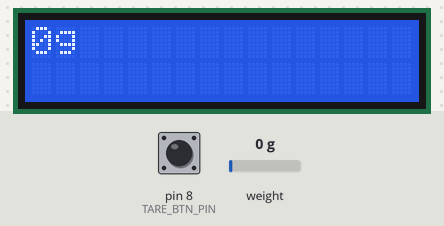
A sketch run on a simulated Arduino Uno, built with avr-gcc and run on an emulated ATmega328P. Shown: 16×2 character LCD. Inputs (shaded band) come from the test bench; at power-on: weight on the scale 0 g, pin 8 (TARE_BTN_PIN) HIGH. What the sketch prints to the serial monitor is not drawn.

Above: at 7.4 s.
7.5 s: weight on the scale set to 100 g
At 8.5 s:
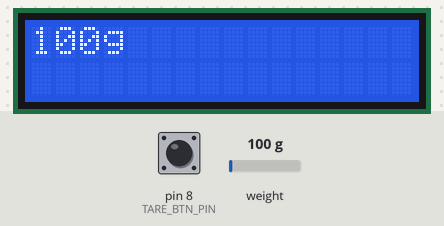
9.7 s: weight on the scale set to 1250 g
At 10.9 s:
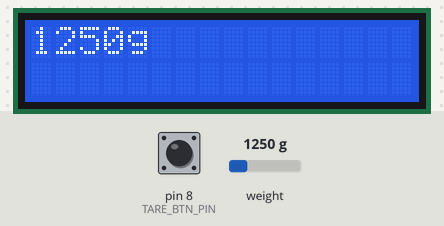
11.3 s: pin 8 (TARE_BTN_PIN) pulled LOW for 1.4 s
At 13.4 s:
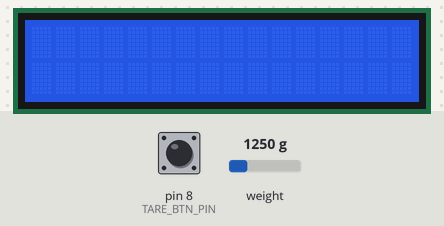
14.2 s: weight on the scale set to 3750 g
At 16.4 s:
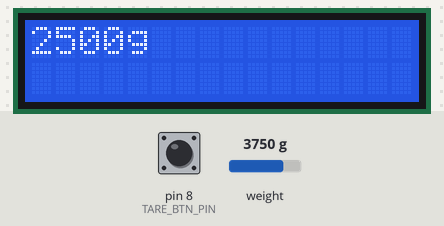
17.3 s: weight on the scale set to 1250 g
At 17.7 s:
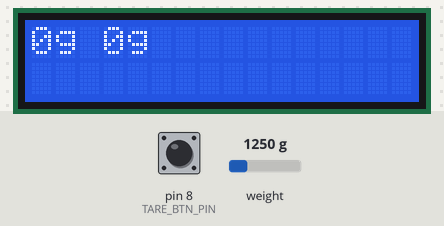
18.9 s: weight on the scale set to 2500 g
At 21.5 s:
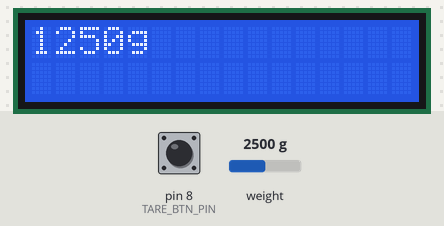
Timing chart, 0 to 22.8 s (numbered marks = the images above; inputs shaded):
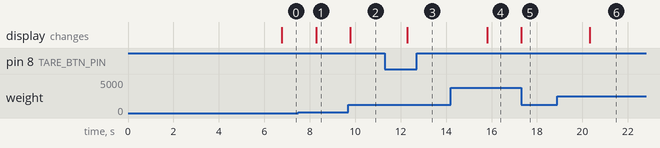

Measured:
- after the input at 7.5 s, the display: changes after 0.78 s (image 1)
- after the input at 9.7 s, the display: changes after 0.09 s (image 2)
- after the input at 11.3 s, the display: changes after 1.0 s (image 3)
- after the input at 14.2 s, the display: changes after 1.6 s (image 4)
- after the input at 17.3 s, the display: changes at once (image 5)
- after the input at 18.9 s, the display: changes after 1.4 s (image 6)

The sketch:

scale.ino
```cpp
#include <LiquidCrystal.h>

/*
* 엘레파츠 전자저울 예제 프로그램 - loadcell + HX711
* 사용 라이브러리 : https://github.com/bogde/HX711
*
* 아두이노 GPIO 연결
* loadcell / HX711 board
* Dout PIN : D2
* SCK PIN  : D3
*/

#include "HX711.h"
#include <LiquidCrystal_I2C.h>
#include <Wire.h> //LCD 관련 해더


// HX711 circuit wiring
#define LOADCELL_DOUT_PIN         2
#define LOADCELL_SCK_PIN          3

#define TARE_BTN_PIN 8

// scale - 10Kg loadcell : 226 / 5kg loadcell : 372
// ADC 모듈에서 측정된 결과값을 (loadcellValue)값 당 1g으로 변환해 줌
float loadcellValue = 678; // 로드셀 캘리브레이션을 위한

// LCD주소 0x3f 지정 경우에 따라 0x27 또는 0x20 으로 지정되는 경우도 있음 16글자 2
LiquidCrystal_I2C lcd(0x3f, 16, 2);

HX711 scale;
//0점버튼
int tare_btn = HIGH;

void setup() {
  // put your setup code here, to run once:
// LCD 세팅
  lcd.init();
  lcd.backlight();
  lcd.clear();


  pinMode ( tare_btn, INPUT );
//digitalWrite ( tare_btn, HIGH );

  Serial.begin(115200);

  // 로드셀 HX711 보드 pin 설정
  scale.begin(LOADCELL_DOUT_PIN, LOADCELL_SCK_PIN);

  // 부팅 후 잠시 대기 (2초)
  delay(2000);

  // 측정값 1회 읽어오기
  Serial.print("read: \t\t\t");
  Serial.println(scale.read());

  delay(1000);

  // 스케일 설정
  scale.set_scale(loadcellValue);

  // 오프셋 설정(10회 측정 후 평균값 적용) - 저울 위에 아무것도 없는 상태를 0g으로 정하는 기준점 설정(저울 위에 아무것도 올려두지 않은 상태여야 합니다.)
  scale.tare(10);

  // 설정된 오프셋 및 스케일 값 확인
  Serial.print("Offset value :\t\t");
  Serial.println(scale.get_offset());
  Serial.print("Scale value :\t\t");
  Serial.println(scale.get_scale());

  // (read - offset) 값 확인 (scale 미적용)
  Serial.print("(read - offset) value: \t");
  Serial.println(scale.get_value());
  delay(2000);

}

void loop() {
  // put your main code here, to run repeatedly:
  SwitchCheck(); // tare 버튼이 눌러지는지 확인하는 함
  float scale_value;
  scale_value = scale.get_units(5);
  // 오프셋 및 스케일이 적용된 측정값 출력 (5회 측정 평균값)
  if ( abs(scale_value) < 0.5 ) scale_value = 0;
  Serial.print("value :");
  Serial.print(scale_value, 0);    // 5회 측정 평균값, 소수점 아래 2자리 출력
  Serial.println(" g");
  lcd.setCursor(0,0);
  lcd.print(scale_value, 0);
  lcd.print("g ");
  delay(1000);
  //lcd.clear();


  // 1초 대기


}

// 스위치 동작 확인&처리 함수
void SwitchCheck(){

  // 스위치 값 읽기
  tare_btn = digitalRead ( TARE_BTN_PIN );

  // 스위치 상태에 따라 각 동작 진행
  if (tare_btn == LOW){

    lcd.clear();
    Serial.println("tare!!\n");
    scale.tare(10);

  }else{
    // 스위치 입력이 없으면 딜레이 없이 종료
    return;
  }

  delay(2000);

  return;
}
```
